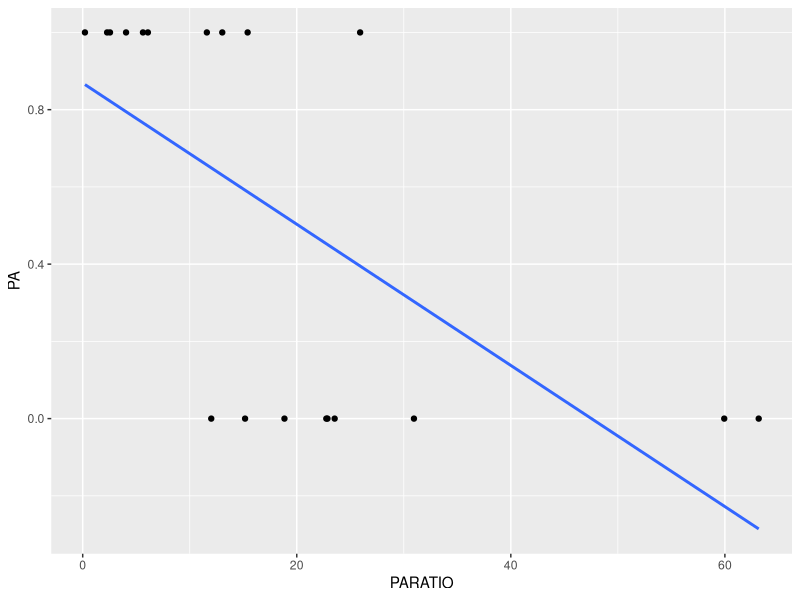
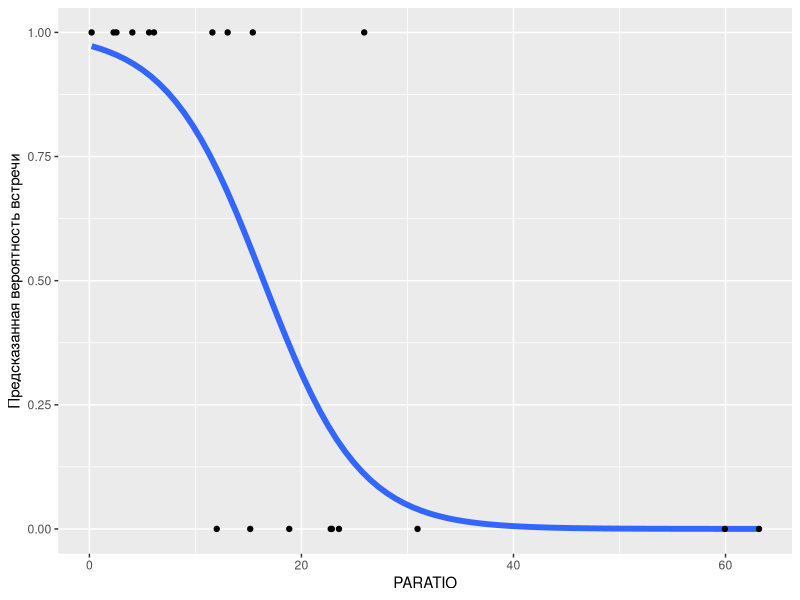
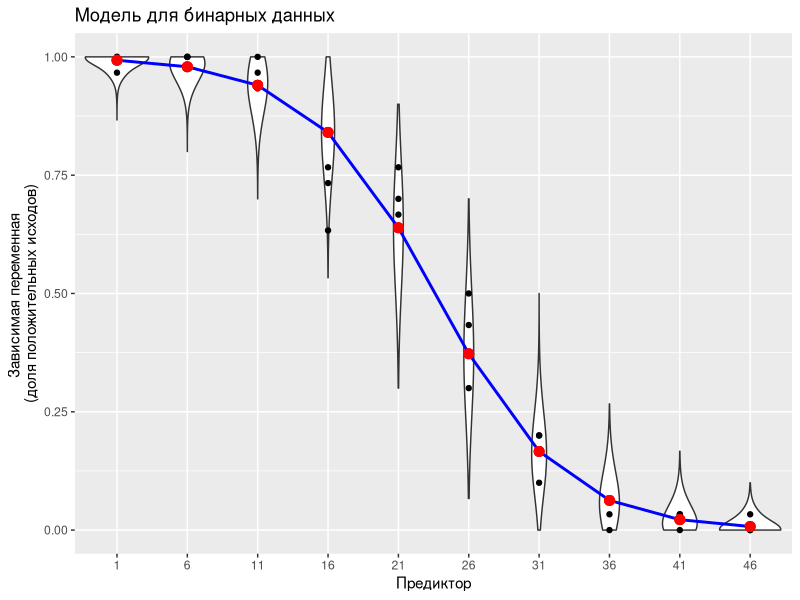
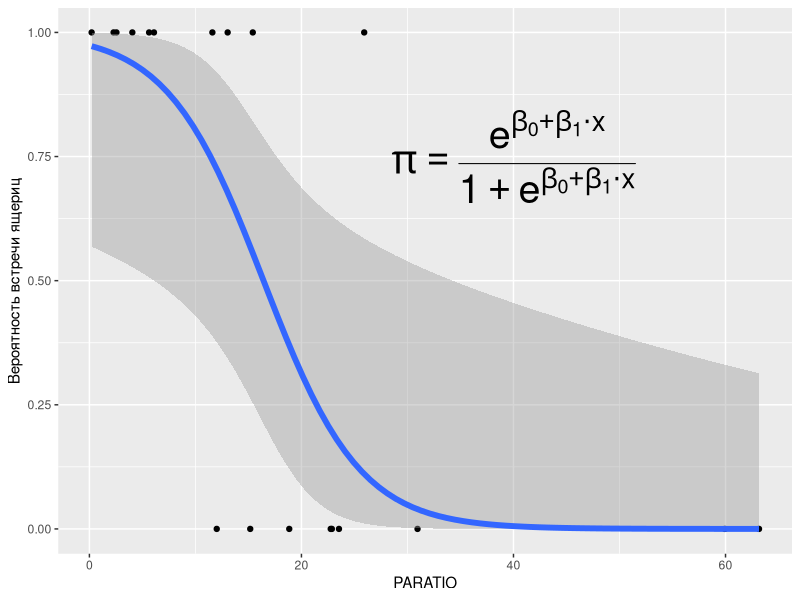
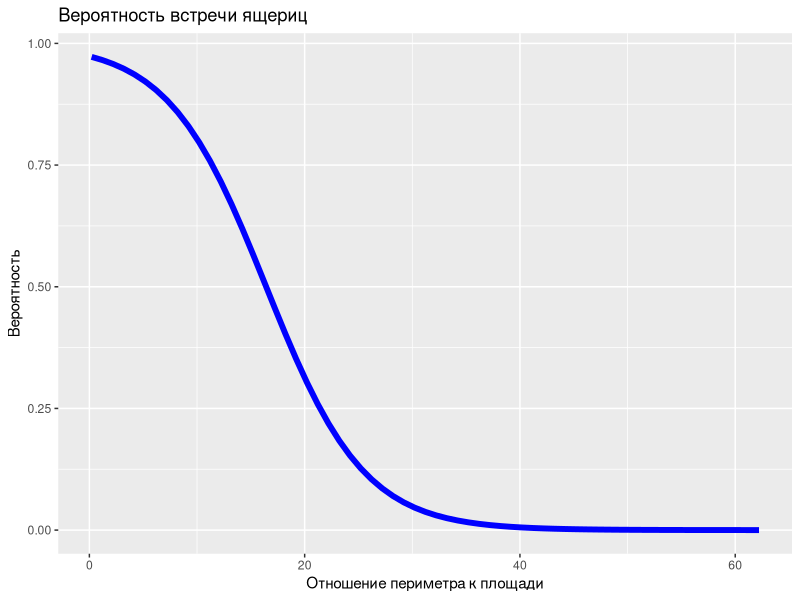
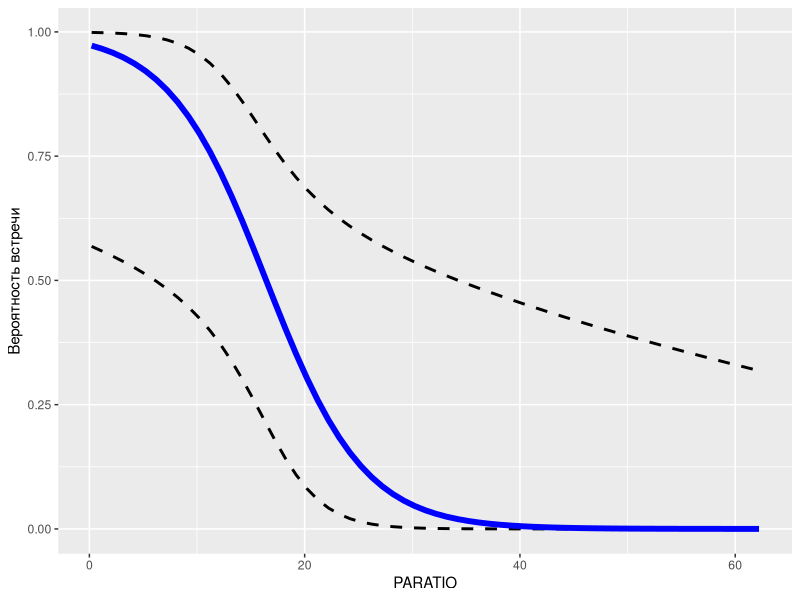

The R source for these figures, in order: (Note: this script raises an error after producing the figures.)
## ---- chunk 1
# to render
# rmarkdown::render("beamer-test.Rmd", output_format = "beamer_presentation")
# output options
options(width = 70, scipen = 6, digits = 3)
library(knitr)
# chunk default options
opts_chunk$set(fig.show='hold', size='footnotesize', comment="#", warning=FALSE, message=FALSE, dev='cairo_pdf', fig.height=2.5, fig.width=7.7, cache = TRUE)
## ---- chunk 2
liz <- read.csv("data/polis.csv")
head(liz)
## ---- chunk 3
library(ggplot2)

ggplot(liz, aes(x=PARATIO, y=PA)) + geom_point() + geom_smooth(method="lm", se=FALSE)
## ---- chunk 4

ggplot(liz, aes(x=PARATIO, y=PA)) + geom_smooth(method="glm", method.args = list(family="binomial"), se=FALSE, size = 2) + ylab("Предсказанная вероятность встречи") + geom_point()
## ---- chunk 5

xy <- data.frame(X = rep(seq(1,50, 5), 3))
p <- -0.2*xy$X + 5
p <- exp(p) / (1 + exp(p))

Size = length(xy$X)

xy$Y <- rbinom(30, Size, p)/Size

Mod <- glm(Y ~ X, data = xy, family = "binomial")



xy$predicted <- predict(Mod, type = "response")


rand_df <- matrix(rep(NA,100000), ncol = 10)



for(i in 1:10) rand_df[,i] <- rbinom(10000, Size, xy$predicted[i]) / Size

rand_df <- data.frame(X = rep(xy$X, each = 10000), Y = as.vector(rand_df))

pred_df <- data.frame(X = unique(xy$X))
pred_df$predicted <- predict(Mod, type = "response", newdata = pred_df)

    ggplot(data = xy, aes(x = factor(X), y = Y)) + geom_violin(data = rand_df, aes(x = factor(X)), adjust = 10) + geom_point(data = xy, aes(x = factor(X), y = Y)) + geom_path(data = pred_df, aes(x = factor(X), y = predicted, group = 1), color = "blue", size = 1) + geom_point(data = xy, aes(x = factor(X), y = predicted), color = "red", size = 3) + labs(x = "Предиктор", y = "Зависимая переменная \n(доля положительных исходов)") + ggtitle("Модель для бинарных данных") 

## ---- chunk 6
liz_model <- glm(PA ~ PARATIO , family="binomial", data = liz)
summary(liz_model)
## ---- chunk 7
summary(liz_model)
## ---- chunk 8
(Dev_resid <- -2*as.numeric(logLik(liz_model))) #Остаточная девианса

(Dev_nul <- -2*as.numeric(logLik(update(liz_model, ~-PARATIO)))) #Нулевая девианса
## ---- chunk 9
(G2 <- Dev_nul - Dev_resid)
## ---- chunk 10
#Остаточная девианса
Dev_resid <- -2*as.numeric(logLik(liz_model)) 

#Нулевая девианса
Dev_nul <- -2*as.numeric(logLik(update(liz_model, ~-PARATIO)))

# Значение критерия 
(G2 <- Dev_nul - Dev_resid)

(p_value <- 1 - pchisq(G2, df = 1))

## ---- chunk 11
anova(liz_model, test="Chi")


## ---- chunk 12
coef(liz_model)
## ---- chunk 13
exp(coef(liz_model)[2])
## ---- chunk 14
ggplot(liz, aes(x=PARATIO, y=PA)) + geom_point() + geom_smooth(method="glm", method.args = list(family="binomial"), se=TRUE, size = 2) + ylab("Вероятность встречи ящериц") + annotate("text", x=40, y=0.75, parse=TRUE, label = "pi == frac(e ^ {beta[0]+beta[1]%.%x}, 1 + e ^ {beta[0]+beta[1]%.%x})", size = 10)
## ---- chunk 15
confint(liz_model) # для логитов
exp(confint(liz_model)) # для отношения шансов

## ---- chunk 16
MyData <- data.frame(PARATIO =
        seq(min(liz$PARATIO), max(liz$PARATIO)))

MyData$Predicted <- predict(liz_model,
                            newdata = MyData,
                            type = "response")

ggplot(MyData, aes(x = PARATIO, y = Predicted)) +
  geom_line(size=2, color = "blue") +
  xlab("Отношение периметра к площади") +
  ylab ("Вероятность") +
  ggtitle("Вероятность встречи ящериц")

## ---- chunk 17
# Создаем искуственный набор данных
MyData <- data.frame(PARATIO = seq(min(liz$PARATIO), max(liz$PARATIO)))

# Формируем модельную матрицу для искуственно созданных данных
X <- model.matrix( ~ PARATIO, data = MyData)

## ---- chunk 18
# Вычисляем параметры подобранной модели и ее матрицу ковариаций
betas    <- coef(liz_model) # Векор коэффицентов
Covbetas <- vcov(liz_model) # Ковариационная матрица

# Вычисляем предсказанные значения, перемножая модельную матрицу на вектор
# коэффициентов
MyData$eta <- X %*% betas
## ---- chunk 19
# Переводим предсказанные значения из логитов в вероятности
MyData$Pi  <- exp(MyData$eta) / (1 + exp(MyData$eta))

## ---- chunk 20
# Вычисляем стандартные отшибки путем перемножения матриц
  MyData$se <- sqrt(diag(X %*% Covbetas %*% t(X)))

# Вычисляем доверительные интервалы
MyData$CiUp  <- exp(MyData$eta + 1.96 *MyData$se) /
  (1 + exp(MyData$eta  + 1.96 *MyData$se))

MyData$CiLow  <- exp(MyData$eta - 1.96 *MyData$se) /
  (1 + exp(MyData$eta  - 1.96 *MyData$se))


## ---- chunk 21
ggplot(MyData, aes(x = PARATIO, y = Pi)) +
  geom_line(aes(x = PARATIO, y = CiUp),
            linetype = 2, size = 1) +
  geom_line(aes(x = PARATIO, y = CiLow),
            linetype = 2, size = 1) +
  geom_line(color = "blue", size=2) +
  ylab("Вероятность встречи")
## ---- chunk 22
surviv <- read.table("data/ICU.csv", header=TRUE, sep=";")
head(surviv)
## ---- chunk 23
surviv$PO2 <- factor(surviv$PO2)
surviv$PH <- factor(surviv$PH)
surviv$PCO <- factor(surviv$PCO)
surviv$BIC <- factor(surviv$BIC)
surviv$CRE <- factor(surviv$CRE)
surviv$LOC <- factor(surviv$LOC)
## ---- chunk 24
M1 <- glm(STA ~ ., family = "binomial", data = surviv)
summary(M1)
## ---- chunk 25
anova(M1, test = "Chi")

## ---- chunk 26
M2 <- glm(formula = STA ~ AGE + CAN + SYS + TYP + PH + PCO + LOC, family = "binomial",   data = surviv)

# M2 вложена в M1 следовательно их можно сравнить тестом отношения правдоподобий
anova(M1, M2, test = "Chi")
## ---- chunk 27
exp(coef(M2)[3])
## ---- chunk 28
MyData = expand.grid(AGE = seq(min(surviv$AGE), max(surviv$AGE), 1), CAN = levels(surviv$CAN),  SYS = seq(min(surviv$SYS), max(surviv$SYS), 10),  TYP =  "Emergency", PH = "1", PCO = "1", LOC ="1")

MyData$Predicted <- predict(M2, newdata = MyData, type = "response")



ggplot(MyData, aes(x=SYS, y = Predicted, color = AGE, group = AGE)) + geom_line() + facet_grid(~ CAN, labeller = label_both) + scale_color_gradient(low = "green",  high = "red") + labs(label = list(x = "Давление в момент реанимации (SYS)", y = "Вероятность гибели", color = "Возраст", title = "Предсказания модели"))


## ---- chunk 29
M2_diag <- data.frame(.fitted = predict(M2),
    .pears_resid = residuals(M2, type = "pearson"))

ggplot(M2_diag, aes(x = .fitted, y = .pears_resid)) +
  geom_point() + geom_smooth(se = FALSE)
## ---- chunk 30
ggplot(M2_diag, aes(x = .pears_resid)) + geom_histogram(fill = "blue", color = "black", binwidth = 0.2) + geom_vline(aes(xintercept = 0), size = 1.2)
## ---- chunk 31
#Формируем искусственный набор данных
MyData = expand.grid(
  AGE = seq(min(surviv$AGE),
            max(surviv$AGE), 1),
  CAN = levels(surviv$CAN),
  SYS = seq(min(surviv$SYS),
            max(surviv$SYS), 10),
  TYP =  levels(surviv$TYP),
  PH = levels(surviv$PH),
  PCO = levels(surviv$PCO),
  LOC =levels(surviv$LOC)
  )

# Предсказываем для этих данных вероятности
# гибели в соответствии с моделью M2
Predicted <-predict(M2, newdata = MyData, type ="response")

# Вычисляем долю нулей, ожидаемую
# в соответствии с биномиальным
# распределением
Zero_perc <- sum((1-Predicted)) / (sum((1-Predicted)) + sum((Predicted))) * 100
